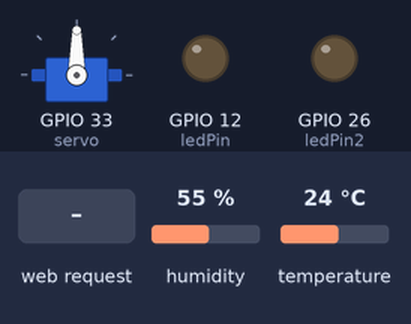
The sketch below on a simulated ESP32. On the bench: servo, output pins drawn as LEDs (lit = HIGH). The inputs (shaded band) are chosen by the test bench; at power-on: humidity 55 %, temperature 24 °C. WiFi joins after 1.5 s; servers stay silent unless stated; what the sketch prints to the serial monitor is not drawn.

Above: at 6.7 s.
6.8 s: HTTP request GET /moveServoOpen received
At 9.6 s:
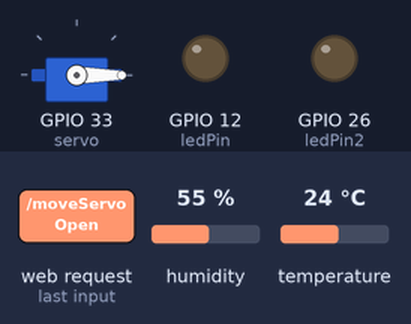
10.2 s: HTTP request GET / received
At 11.01 s:
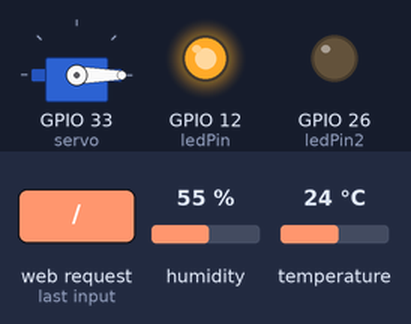
12.7 s: HTTP request GET /moveServoClose received
At 15.7 s:
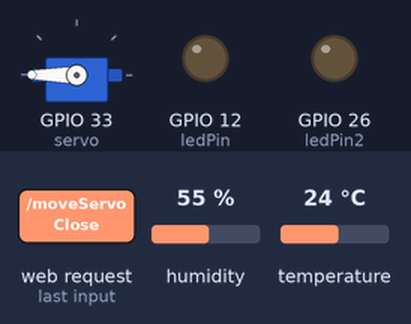
16.0 s: HTTP request GET /Temperature received
At 17.1 s:
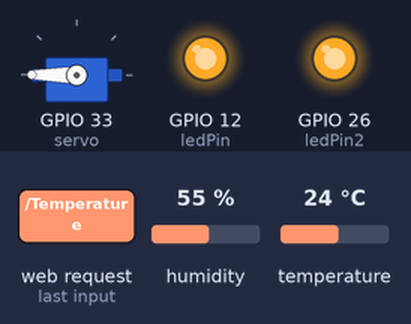
Timing chart, 0 to 19.2 s (numbered marks = the images above; inputs shaded):
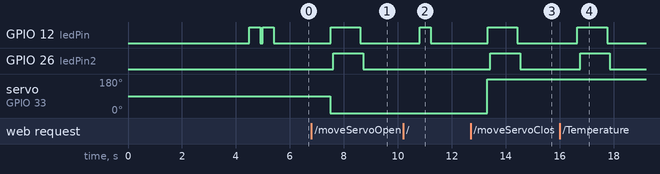

Measured:
- after the input at 6.8 s, GPIO 12 (ledPin): LOW → HIGH after 0.72 s, → LOW 1.1 s later; GPIO 26 (ledPin2): LOW → HIGH after 0.82 s, → LOW 1.1 s later; servo on GPIO 33 (servo): 90° → 0° after 0.70 s
- after the input at 10.2 s, GPIO 12 (ledPin): LOW → HIGH after 0.62 s, → LOW 0.40 s later
- after the input at 12.7 s, GPIO 12 (ledPin): LOW → HIGH after 0.63 s, → LOW 1.1 s later; GPIO 26 (ledPin2): LOW → HIGH after 0.73 s, → LOW 1.1 s later; servo on GPIO 33 (servo): 0° → 180° after 0.62 s
- after the input at 16.0 s, GPIO 12 (ledPin): LOW → HIGH after 0.66 s, → LOW 1.1 s later; GPIO 26 (ledPin2): LOW → HIGH after 0.76 s, → LOW 1.1 s later

The sketch:

ESPServer.ino
```cpp
#include <WiFi.h>
#include <DHT.h>
#include <ESPmDNS.h>
#include <WebServer.h>
#include <ESP32Servo.h>

#define DHTTYPE DHT11

int DHTPin = 14;
DHT dht(DHTPin, DHTTYPE);

float hum;
float temp;

Servo servo;

int ledPin = 12;
int ledPin2 = 26;

const char *ssid = "Your SSID";
const char *password = "Your Password";

WebServer server(80);

const char *htmlContent = R"rawliteral(
<!DOCTYPE html>
<html lang="en">
<head>
    <meta charset="UTF-8">
    <meta name="viewport" content="width=device-width, initial-scale=1.0">
    <title>Document</title>
    <style>
        html {
            font-family: 'Courier New', Courier, monospace;
            margin: 0;
            padding: 0;
            background-color: rgba(0, 0, 0, 0.8);
            height: 100%;
            width: 100%;
        }
        body {
            color: #fff;
            display: flex;
            flex-direction: column;
            align-items: center;
        }
        .button {
            border-radius: 10px;
            padding: 10px 15px;
            margin: 20px 20px;
        }
        .weatherSection {
            background-color: black;
            display: flex;
            flex-direction: column;
            align-items: center;
            border-radius: 5px;
            padding-right: 10%;
            margin: 10px 10px;
        }
    </style>
</head>
<body>
    <h1>Server PC Switch + Ambient Temp Monitor!</h1>
    <p>Press the button to turn PC On/Off</p>
    <button class="button" onclick="moveServoOpen()">Cycle Left</button>
    <button class="button" onclick="moveServoClose()">Cycle Right</button>
    <h2>Current Room's Temperature Readings...</h2>
    <div class="weatherSection">
    <button class="button" onclick="getTemperature()">Get Temperature</button>
    <p id="Temperature">Temperature:</p>
    <button class="button" onclick="getHumidity()">Get Humidity</button>
    <p id="Humidity">Humidity:</p>
    </div>
    <script>
      function moveServoOpen() {
        fetch('/moveServoOpen').then(response => response.text()).then(data => {
          alert("Servo has been moved left!");
        });
      }
      function moveServoClose() {
        fetch('/moveServoClose').then(response => response.text()).then(data => {
          alert("Servo has been moved right!");
        });
      }
      function getTemperature() {
        fetch('/Temperature').then(response => response.text()).then(data => {
          document.getElementById('Temperature').innerText = `Temperature: ${data} °F`;
        });
      }
      function getHumidity() {
        fetch('/Humidity').then(response => response.text()).then(data => {
          document.getElementById('Humidity').innerText = `Humidity: ${data} %`;
        });
      }
    </script>
</body>
</html>
)rawliteral";

int pos = 0;

void flashLed() {
  digitalWrite(ledPin, HIGH);
  delay(100);
  digitalWrite(ledPin2, HIGH);
  delay(1000);
  digitalWrite(ledPin, LOW);
  delay(100);
  digitalWrite(ledPin2, LOW);
  delay(100);
}

void errLed() {
  digitalWrite(ledPin2, HIGH);
  delay(500);
  digitalWrite(ledPin2, LOW);
  delay(100);
}

void led200() {
  digitalWrite(ledPin, HIGH);
  delay(400);
  digitalWrite(ledPin, LOW);
  delay(100);
}

void handleRoot() {
  server.send(200, "text/html", htmlContent);
  led200();
}

void handleNotFound() {
  String message = "File Not Found\n\n";
  message += "URI: ";
  message += server.uri();
  server.send(404, "text/plain", message);
  errLed();
}

void handleMoveServoOpen() {
  pos = servo.read();
  if (pos <= 0) {
    servo.write(180);
  } else {
    servo.write(0);
  }
  delay(15);
  server.send(200, "text/plain", "Servo moved");
  flashLed();
}

void handleMoveServoClose() {
  pos = servo.read();
  if (pos >= 160) {
    servo.write(0);
  } else {
    servo.write(180);
  }
  delay(15);
  server.send(200, "text/plain", "Servo moved");
  flashLed();
}

void handleRoomHumidity() {
  float roomHum = dht.readHumidity();
  if (isnan(roomHum)) {
    server.send(500, "text/plain", "No Data Available");
  } else {
    server.send(200, "text/plain", String(roomHum));
  }
  flashLed();
}

void handleRoomTemperature() {
  float roomTemp = dht.readTemperature(true);
  if (isnan(roomTemp)) {
    server.send(500, "text/plain", "No Data Available");
  } else {
    server.send(200, "text/plain", String(roomTemp));
  }
  flashLed();
}

void setup() {
  delay(3000);
  Serial.println("Starting Setup...");
  dht.begin();
  servo.attach(33);
  pinMode(ledPin, OUTPUT);
  pinMode(ledPin2, OUTPUT);
  digitalWrite(ledPin, LOW);
  digitalWrite(ledPin2, LOW);
  Serial.begin(115200);
  WiFi.mode(WIFI_STA);
  WiFi.begin(ssid, password);
  Serial.println("Attempting WiFi Connection...");

  while (WiFi.status() != WL_CONNECTED) {
    Serial.print(".");
  }

  if (WiFi.status() == WL_CONNECTED) {
    Serial.println("Connected to WiFi");
    Serial.print("IP address: ");
    Serial.println(WiFi.localIP());

    if (MDNS.begin("temp")) {
      Serial.println("MDNS responder started");
      led200();
    }

    server.on("/", handleRoot);
    server.on("/moveServoOpen", handleMoveServoOpen);
    server.on("/moveServoClose", handleMoveServoClose);
    server.on("/Temperature", handleRoomTemperature);
    server.on("/Humidity", handleRoomHumidity);
    server.onNotFound(handleNotFound);

    server.begin();
    Serial.println("HTTP Server has started");
    led200();
  } else {
    Serial.println("Failed to connect to WiFi");
  }
}

void loop() {
  server.handleClient();
  delay(1000);
}
```
